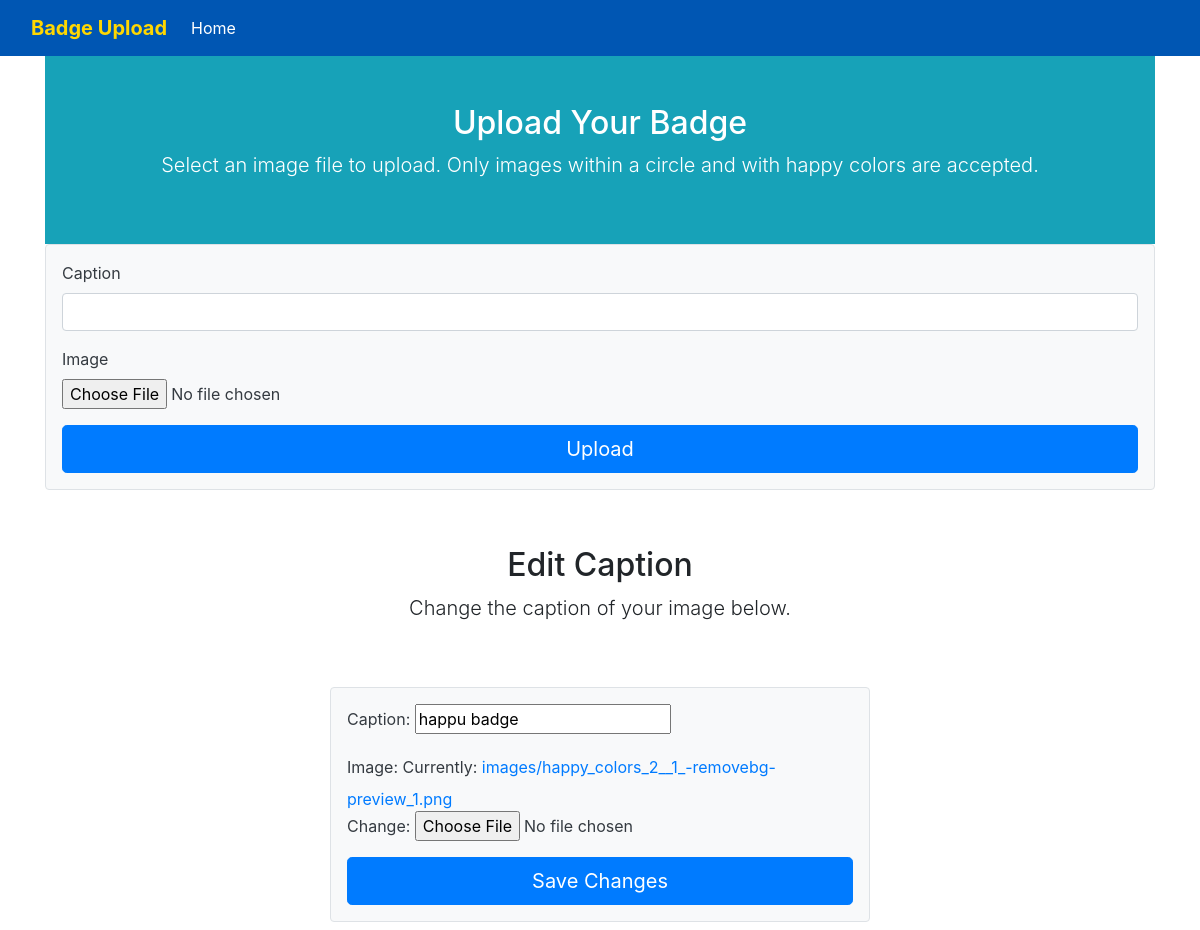
The page /edit/20/ on the database as committed earlier.
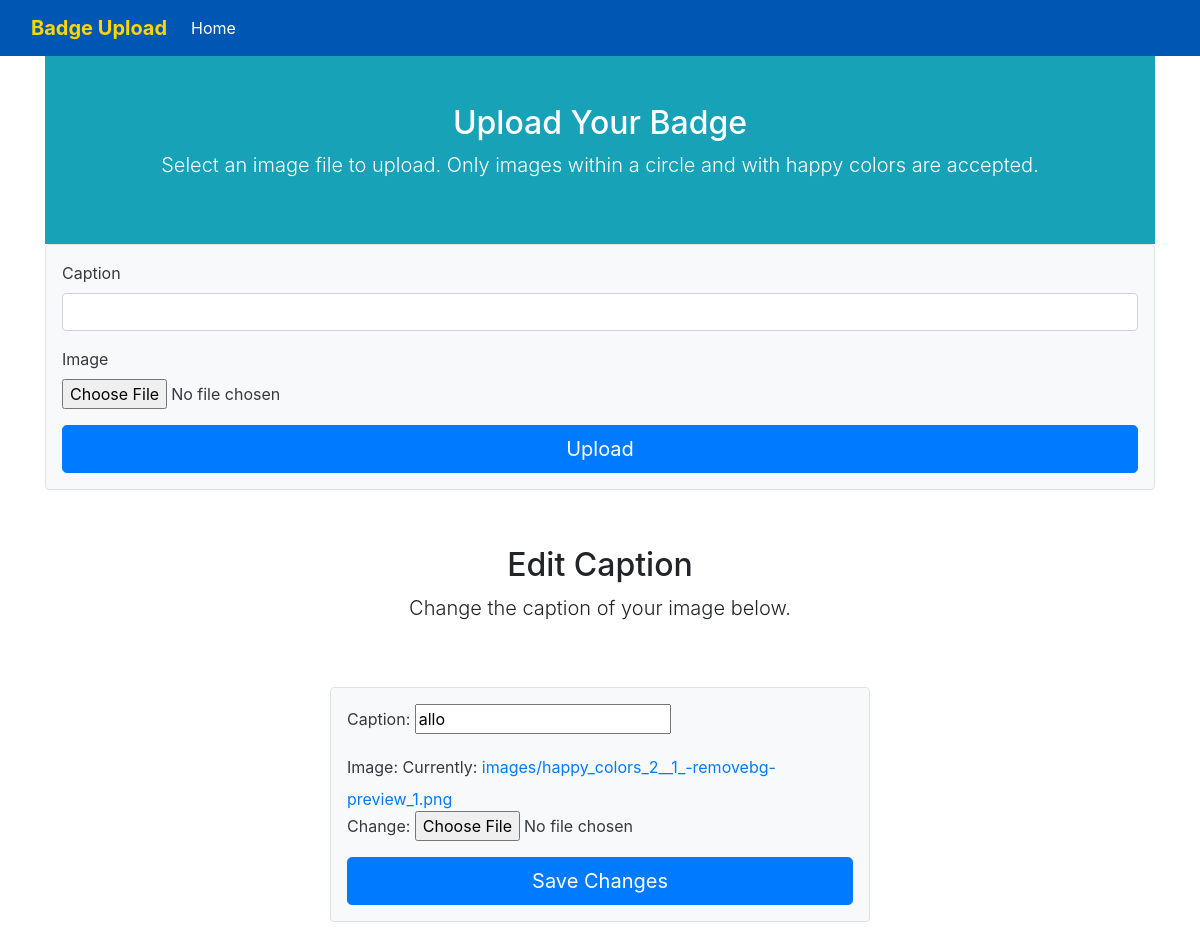
The same page on the database as committed later.
### imageUploads/models.py (models this page shows, shortened)
class Image(models.Model):
    caption = models.CharField(max_length=100)
    image = models.ImageField(upload_to='images/')

### imageUploads/views.py (the view)
# urls.py: path('edit/<int:image_id>/', edit_caption, name='edit_caption'),
def edit_caption(request, image_id):
    image = get_object_or_404(Image, id=image_id)
    if request.method == "POST":
        form = ImageForm(request.POST, request.FILES, instance=image)
        if form.is_valid():
            form.save()
            messages.success(request, "Caption updated successfully.")
            return redirect('index')
        else:
            messages.error(request, "There was an error updating the caption.")
    else:
        form = ImageForm(instance=image)
    return render(request, 'edit_image.html', {'form': form})

### imageUploads/form.py (shortened to what this page needs)
class ImageForm(forms.ModelForm):
    class Meta:
        model = Image
        fields = ("caption", "image")

### templates/edit_image.html (shortened to what this page needs)
{% extends "index.html" %}
{% block content %}
    <div class="py-5 text-center">
        <h2>Edit Caption</h2>
        <p class="lead">Change the caption of your image below.</p>
    </div>
    <div class="row justify-content-center">
        <div class="col-md-6">
            <form method="post" enctype="multipart/form-data" class="p-3 mb-2 bg-light text-dark border rounded">
                <div class="form-group">
                    {{ form.caption.label_tag }}
                    {{ form.caption }}
                </div>
                <div class="form-group">
                    {{ form.image.label_tag }}
                    {{ form.image }}
                </div>
                <button type="submit" class="btn btn-primary btn-lg btn-block">Save Changes</button>
            </form>
        </div>
    </div>
{% endblock %}

### templates/index.html (shortened to what this page needs)
<!DOCTYPE html>
<html lang="en">
<head>
    <link rel="stylesheet" href="https://stackpath.bootstrapcdn.com/bootstrap/4.5.2/css/bootstrap.min.css">
</head>
<body>
<nav class="navbar navbar-expand-lg navbar-dark" style="background-color: #0056b3;">
    <div class="container-fluid">
        <a class="navbar-brand" href="/" style="color: #FFD700; /* Or */ font-weight: bold;">Badge Upload</a>
        <div class="collapse navbar-collapse" id="navbarNav">
            <ul class="navbar-nav">
                <li class="nav-item">
                    <a class="nav-link active" aria-current="page" href="/" style="color: #FFFFFF;">Home</a>
                </li>
            </ul>
        </div>
    </div>
</nav>
<div class="container">
    <header class="py-5 text-center bg-info text-white">
        <h2>Upload Your Badge</h2>
        <p class="lead">
            Select an image file to upload. Only images within a circle and with happy colors are accepted.
        </p>
    </header>
    <form action="." method="post" enctype="multipart/form-data" class="p-3 mb-2 bg-light text-dark border rounded">
        <div class="form-group">
            <label for="caption">Caption</label>
            <input type="text" class="form-control {% if form.caption.errors %}is-invalid{% endif %}" id="caption"
                   name="caption" required>
        </div>
        <div class="form-group">
            <label for="image">Image</label>
            <input type="file" class="form-control-file {% if form.image.errors %}is-invalid{% endif %}" id="image"
                   name="image" required onchange="previewImage();">
        </div>
        <button type="submit" class="btn btn-primary btn-lg btn-block mt-3">Upload</button>
    </form>
    {% block content %}{% endblock %}
</div>
</body>
</html>

Rows that differ between the two databases and show on the page:
changed Image: caption "happu badge" → "allo"
